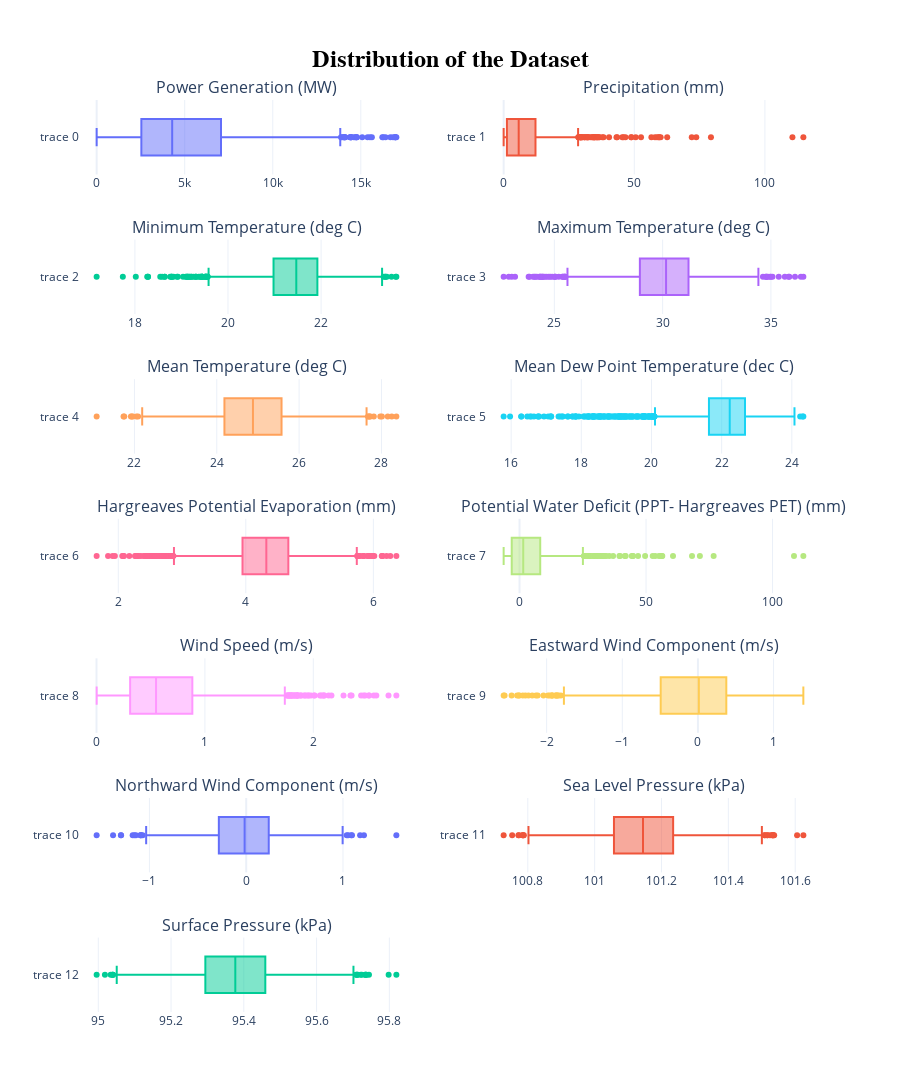

Here is the notebook cell this chart was saved with:
### Code cell
generate_box(dsp_ts_df)

### Figure 1 — Plotly figure (JSON) as saved in the notebook; plotly's stock layout.template omitted (floating-point values rounded to 4 significant figures; data arrays with more than 128 entries replaced by an {"elided": "..."} marker saying what was removed)
{"data": [{"type": "box", "x": {"elided": "1824 int values"}, "xaxis": "x", "yaxis": "y"}, {"type": "box", "x": {"elided": "1824 float values"}, "xaxis": "x2", "yaxis": "y2"}, {"type": "box", "x": {"elided": "1824 float values"}, "xaxis": "x3", "yaxis": "y3"}, {"type": "box", "x": {"elided": "1824 float values"}, "xaxis": "x4", "yaxis": "y4"}, {"type": "box", "x": {"elided": "1824 float values"}, "xaxis": "x5", "yaxis": "y5"}, {"type": "box", "x": {"elided": "1824 float values"}, "xaxis": "x6", "yaxis": "y6"}, {"type": "box", "x": {"elided": "1824 float values"}, "xaxis": "x7", "yaxis": "y7"}, {"type": "box", "x": {"elided": "1824 float values"}, "xaxis": "x8", "yaxis": "y8"}, {"type": "box", "x": {"elided": "1824 float values"}, "xaxis": "x9", "yaxis": "y9"}, {"type": "box", "x": {"elided": "1824 float values"}, "xaxis": "x10", "yaxis": "y10"}, {"type": "box", "x": {"elided": "1824 float values"}, "xaxis": "x11", "yaxis": "y11"}, {"type": "box", "x": {"elided": "1824 float values"}, "xaxis": "x12", "yaxis": "y12"}, {"type": "box", "x": {"elided": "1824 float values"}, "xaxis": "x13", "yaxis": "y13"}], "layout": {"annotations": [{"font": {"size": 16}, "showarrow": false, "text": "Power Generation (MW)", "x": 0.225, "xanchor": "center", "xref": "paper", "y": 1.0, "yanchor": "bottom", "yref": "paper"}, {"font": {"size": 16}, "showarrow": false, "text": "Precipitation (mm)", "x": 0.775, "xanchor": "center", "xref": "paper", "y": 1.0, "yanchor": "bottom", "yref": "paper"}, {"font": {"size": 16}, "showarrow": false, "text": "Minimum Temperature (deg C)", "x": 0.225, "xanchor": "center", "xref": "paper", "y": 0.8469, "yanchor": "bottom", "yref": "paper"}, {"font": {"size": 16}, "showarrow": false, "text": "Maximum Temperature (deg C)", "x": 0.775, "xanchor": "center", "xref": "paper", "y": 0.8469, "yanchor": "bottom", "yref": "paper"}, {"font": {"size": 16}, "showarrow": false, "text": "Mean Temperature (deg C)", "x": 0.225, "xanchor": "center", "xref": "paper", "y": 0.6939, "yanchor": "bottom", "yref": "paper"}, {"font": {"size": 16}, "showarrow": false, "text": "Mean Dew Point Temperature (dec C)", "x": 0.775, "xanchor": "center", "xref": "paper", "y": 0.6939, "yanchor": "bottom", "yref": "paper"}, {"font": {"size": 16}, "showarrow": false, "text": "Hargreaves Potential Evaporation (mm)", "x": 0.225, "xanchor": "center", "xref": "paper", "y": 0.5408, "yanchor": "bottom", "yref": "paper"}, {"font": {"size": 16}, "showarrow": false, "text": "Potential Water Deficit (PPT- Hargreaves PET) (mm)", "x": 0.775, "xanchor": "center", "xref": "paper", "y": 0.5408, "yanchor": "bottom", "yref": "paper"}, {"font": {"size": 16}, "showarrow": false, "text": "Wind Speed (m/s)", "x": 0.225, "xanchor": "center", "xref": "paper", "y": 0.3878, "yanchor": "bottom", "yref": "paper"}, {"font": {"size": 16}, "showarrow": false, "text": "Eastward Wind Component (m/s)", "x": 0.775, "xanchor": "center", "xref": "paper", "y": 0.3878, "yanchor": "bottom", "yref": "paper"}, {"font": {"size": 16}, "showarrow": false, "text": "Northward Wind Component (m/s)", "x": 0.225, "xanchor": "center", "xref": "paper", "y": 0.2347, "yanchor": "bottom", "yref": "paper"}, {"font": {"size": 16}, "showarrow": false, "text": "Sea Level Pressure (kPa)", "x": 0.775, "xanchor": "center", "xref": "paper", "y": 0.2347, "yanchor": "bottom", "yref": "paper"}, {"font": {"size": 16}, "showarrow": false, "text": "Surface Pressure (kPa)", "x": 0.225, "xanchor": "center", "xref": "paper", "y": 0.08163, "yanchor": "bottom", "yref": "paper"}], "height": 1500, "showlegend": false, "title": {"font": {"color": "black", "family": "Arial, sans-serif", "size": 24, "weight": "bold"}, "text": "Distribution of the Dataset", "x": 0.5, "xanchor": "center", "yanchor": "top"}, "xaxis": {"anchor": "y", "domain": [0, 0.45]}, "xaxis10": {"anchor": "y10", "domain": [0.55, 1]}, "xaxis11": {"anchor": "y11", "domain": [0, 0.45]}, "xaxis12": {"anchor": "y12", "domain": [0.55, 1]}, "xaxis13": {"anchor": "y13", "domain": [0, 0.45]}, "xaxis14": {"anchor": "y14", "domain": [0.55, 1]}, "xaxis2": {"anchor": "y2", "domain": [0.55, 1]}, "xaxis3": {"anchor": "y3", "domain": [0, 0.45]}, "xaxis4": {"anchor": "y4", "domain": [0.55, 1]}, "xaxis5": {"anchor": "y5", "domain": [0, 0.45]}, "xaxis6": {"anchor": "y6", "domain": [0.55, 1]}, "xaxis7": {"anchor": "y7", "domain": [0, 0.45]}, "xaxis8": {"anchor": "y8", "domain": [0.55, 1]}, "xaxis9": {"anchor": "y9", "domain": [0, 0.45]}, "yaxis": {"anchor": "x", "domain": [0.9184, 1.0]}, "yaxis10": {"anchor": "x10", "domain": [0.3061, 0.3878]}, "yaxis11": {"anchor": "x11", "domain": [0.1531, 0.2347]}, "yaxis12": {"anchor": "x12", "domain": [0.1531, 0.2347]}, "yaxis13": {"anchor": "x13", "domain": [0, 0.08163]}, "yaxis14": {"anchor": "x14", "domain": [0, 0.08163]}, "yaxis2": {"anchor": "x2", "domain": [0.9184, 1.0]}, "yaxis3": {"anchor": "x3", "domain": [0.7653, 0.8469]}, "yaxis4": {"anchor": "x4", "domain": [0.7653, 0.8469]}, "yaxis5": {"anchor": "x5", "domain": [0.6122, 0.6939]}, "yaxis6": {"anchor": "x6", "domain": [0.6122, 0.6939]}, "yaxis7": {"anchor": "x7", "domain": [0.4592, 0.5408]}, "yaxis8": {"anchor": "x8", "domain": [0.4592, 0.5408]}, "yaxis9": {"anchor": "x9", "domain": [0.3061, 0.3878]}}}
